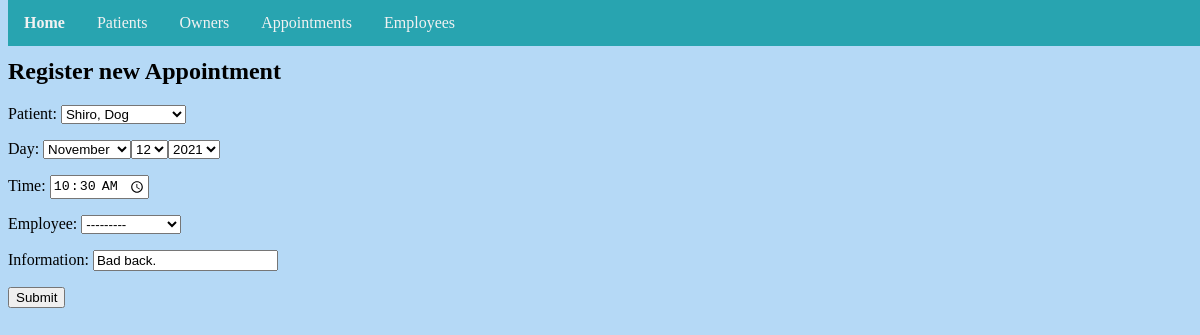
The app's page /appointment/1/update/ with its own data.
### vetoffice/models.py (models this page shows, shortened)
class Appointment(models.Model):
	patient = models.ForeignKey(Patient, on_delete=models.CASCADE)
	day = models.DateField(auto_now=False, auto_now_add=False)
	time = models.TimeField(auto_now=False, auto_now_add=False)
	employee = models.ForeignKey(Employee, on_delete=models.CASCADE)
	user = models.ForeignKey(User, models.SET_NULL, blank=True, null=True)
	information = models.CharField(max_length=2000, default='')

### vetoffice/views.py (the view)
# urls.py: path('appointment/<pk>/update/', views.AppointmentUpdate.as_view(), name='appointmentupdate'),
class AppointmentUpdate(UpdateView):
    model = Appointment
    template_name = 'appointment_create_form.html'
    form_class = AppointmentForm
    success_url = reverse_lazy('vetoffice:appointmentupdate')

### vetoffice/forms.py
class AppointmentForm(forms.ModelForm):
    class Meta:
        model = Appointment
        fields = ('patient', 'day', 'time', 'employee', 'information')
        widgets = {
            'day': SelectDateWidget(),
            'time': forms.TimeInput(attrs={'type': 'time'}),
        }

### employee/models.py (called while the page is built)
    def __str__(self):
        return "%s %s" % (self.title, self.last_name)

### patient/models.py (called while the page is built)
    def __str__(self):
        return str(self.animal_type)

    def __str__(self):
        return "%s, %s" % (self.pet_name, self.animal)

### templates/appointment_create_form.html (shortened to what this page needs)
{% extends './base.html' %}
{% block content %}
<h2>Register new Appointment</h2>
<form method="post">
  <div>
    {{ form.as_p }}
    <input type="submit" value="Submit" />
  </div>
</form>
{% endblock %}

### static/css/style.css (style rules this page uses)
body { background-image: url("images/background.jpg"); background-repeat: no-repeat; background-color: #b5d9f6; background-position: center; background-size: cover; padding-top: 30px; height: 2000px; }

### records on screen
Appointment: patient "Shiro, Dog", time "10:30:00", employee "---------", information "Bad back."
